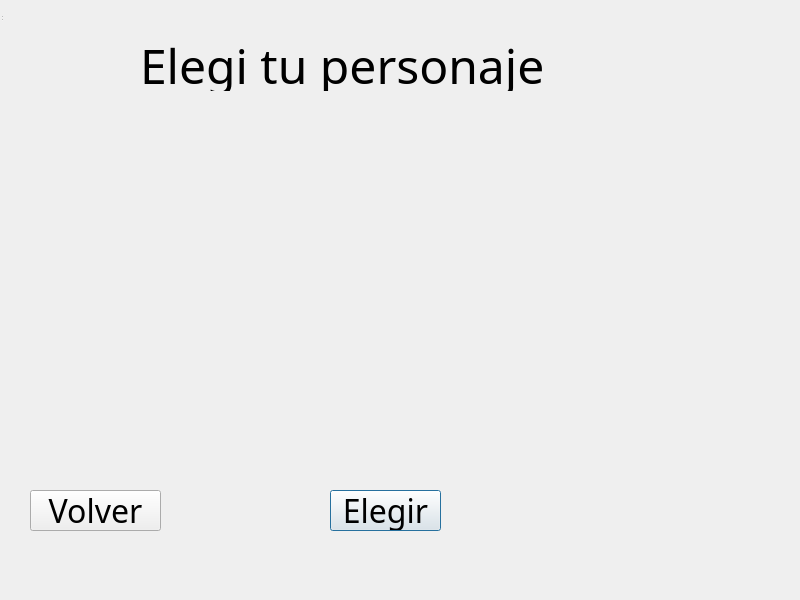
<?xml version="1.0" encoding="UTF-8"?>
<ui version="4.0">
 <class>CharacterSelection</class>
 <widget class="QDialog" name="CharacterSelection">
  <property name="geometry">
   <rect>
    <x>0</x>
    <y>0</y>
    <width>800</width>
    <height>600</height>
   </rect>
  </property>
  <property name="windowTitle">
   <string>Character Selection</string>
  </property>
  <widget class="QWidget" name="centralwidget">
   <property name="geometry">
    <rect>
     <x>0</x>
     <y>0</y>
     <width>800</width>
     <height>600</height>
    </rect>
   </property>
   <widget class="QLabel" name="labelTitle">
    <property name="geometry">
     <rect>
      <x>140</x>
      <y>40</y>
      <width>491</width>
      <height>51</height>
     </rect>
    </property>
    <property name="font">
     <font>
      <family>Jazz Jackrabbit 2</family>
      <pointsize>36</pointsize>
     </font>
    </property>
    <property name="text">
     <string>Elegi tu personaje</string>
    </property>
   </widget>
   <widget class="QWidget" name="widgetCharacters" native="true">
    <property name="geometry">
     <rect>
      <x>70</x>
      <y>110</y>
      <width>661</width>
      <height>361</height>
     </rect>
    </property>
   </widget>
   <widget class="QPushButton" name="btnChoose">
    <property name="geometry">
     <rect>
      <x>330</x>
      <y>490</y>
      <width>111</width>
      <height>41</height>
     </rect>
    </property>
    <property name="font">
     <font>
      <family>Jazz Jackrabbit 2</family>
      <pointsize>24</pointsize>
     </font>
    </property>
    <property name="text">
     <string>Elegir</string>
    </property>
   </widget>
   <widget class="QPushButton" name="btnBack">
    <property name="geometry">
     <rect>
      <x>30</x>
      <y>490</y>
      <width>131</width>
      <height>41</height>
     </rect>
    </property>
    <property name="font">
     <font>
      <family>Jazz Jackrabbit 2</family>
      <pointsize>24</pointsize>
     </font>
    </property>
    <property name="text">
     <string>Volver</string>
    </property>
   </widget>
  </widget>
  <widget class="QMenuBar" name="menubar">
   <property name="enabled">
    <bool>false</bool>
   </property>
   <property name="geometry">
    <rect>
     <x>0</x>
     <y>0</y>
     <width>800</width>
     <height>0</height>
    </rect>
   </property>
  </widget>
  <widget class="QStatusBar" name="statusbar">
   <property name="enabled">
    <bool>false</bool>
   </property>
  </widget>
 </widget>
 <resources/>
 <connections/>
</ui>
